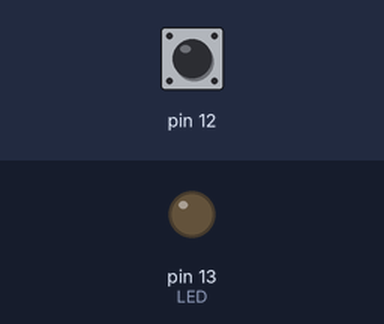
A sketch run on a simulated Arduino Uno, built with avr-gcc and run on an emulated ATmega328P. Parts: output pins drawn as LEDs (lit = HIGH). The inputs (shaded band) are chosen by the test bench; at power-on: pin 12 HIGH.

Above: at 1.2 s.
1.3 s: pin 12 pulled LOW for 0.15 s
At 1.37 s:
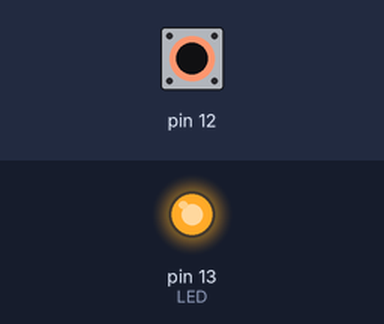
2.9 s: pin 12 pulled LOW for 3.2 s
At 6.5 s:
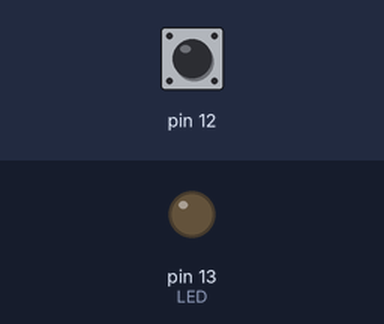
Timing chart, 0 to 8.0 s (numbered marks = the images above; inputs shaded):
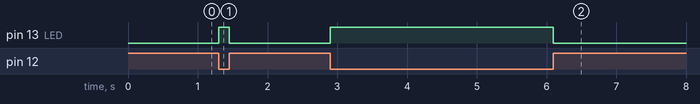

The sketch:

gpio_button_pinb.ino
```cpp
// Offline Navigator — odczyt GPIO przez PINB
// Arduino UNO R3 / ATmega328P
// Przycisk między D12/PB4 a GND; wbudowana LED D13/PB5.
// Stan zwolniony = HIGH (pull-up), naciśnięty = LOW.

void setup() {
    DDRB |= _BV(DDB5);        // PB5 / D13 jako wyjście LED
    DDRB &= ~_BV(DDB4);       // PB4 / D12 jako wejście
    PORTB |= _BV(PORTB4);     // Włącz wewnętrzny pull-up na PB4
    PORTB &= ~_BV(PORTB5);    // LED początkowo zgaszona
}

void loop() {
    if ((PINB & _BV(PINB4)) == 0) {
        PORTB |= _BV(PORTB5);     // Przycisk naciśnięty: LED świeci
    } else {
        PORTB &= ~_BV(PORTB5);    // Przycisk zwolniony: LED gaśnie
    }
}
```

Measured:
- after the input at 1.3 s, pin 13 (LED): LOW → HIGH at once, → LOW 0.15 s later
- after the input at 2.9 s, pin 13 (LED): LOW → HIGH at once, → LOW 3.2 s later
